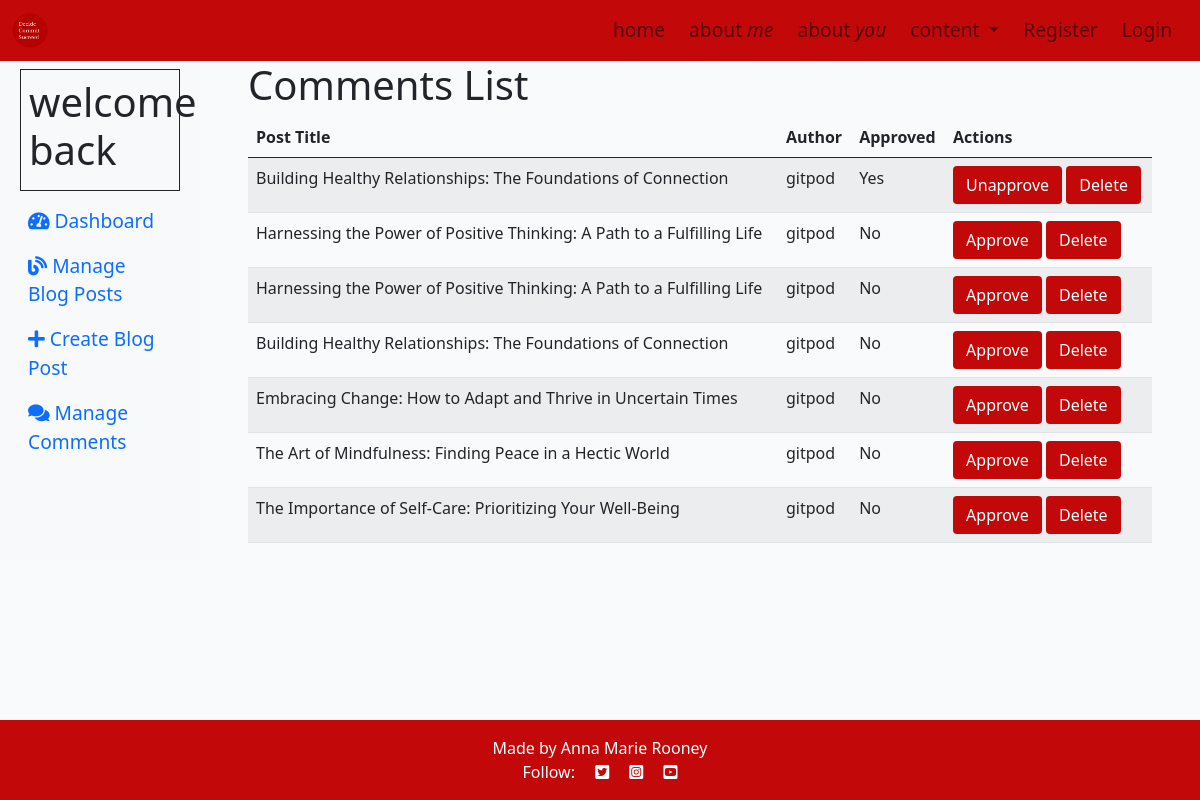
The app's page /blog/user_admin/comments, older data.
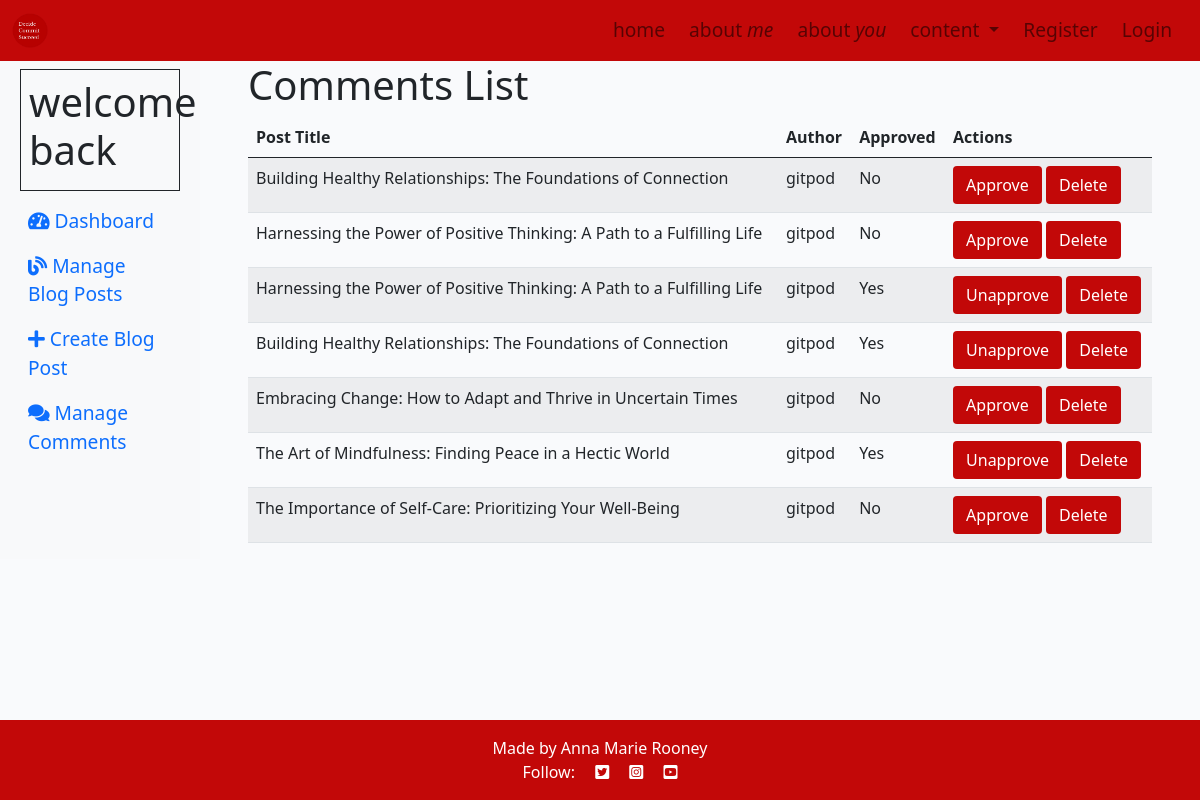
The same page, newer data.
### blog/models.py (models this page shows, shortened)
class Comment(models.Model):
    post = models.ForeignKey(
        Post, on_delete=models.CASCADE, related_name="comments")
    author = models.ForeignKey(
        User, on_delete=models.CASCADE, related_name="commenter")
    body = models.TextField()
    approved = models.BooleanField(default=False)
    created_on = models.DateTimeField(auto_now_add=True)
    class Meta:
        ordering = ["created_on"]

class Post(models.Model):
    title = models.CharField(max_length=200, unique=True)
    slug = models.SlugField(max_length=200, unique=True)
    author = models.ForeignKey(
        User, on_delete=models.CASCADE,
        related_name="blog_posts")
    featured_image = CloudinaryField('image', default='placeholder')
    excerpt = models.TextField(blank=True)
    content = models.TextField()
    created_on = models.DateTimeField(auto_now_add=True)
    updated_on = models.DateTimeField(auto_now=True)
    status = models.IntegerField(choices=STATUS, default=0)
    tags = TaggableManager(blank=True)
    mastimage = models.ImageField(upload_to='media/masthead_images/', blank=True, null=True, default='static/images/whiteboard.png')
    viewcount = models.PositiveIntegerField(default=0)  # View Count Field
    class Meta:
        ordering = ["-created_on"]

### blog/views.py (the view)
# urls.py: path('blog/user_admin/comments', views.comments_admin, name='comments_admin'),
def comments_admin(request):
    unapproved_comments = Comment.objects.filter(approved=False)
    approved_comments = Comment.objects.filter(approved=True)
    comments = Comment.objects.all()
    return render(
        request,
        "blog/commentadmin.html",
        {
            "unapproved_comments": unapproved_comments,
            "approved_comments": approved_comments,
            "comments": comments,
        },
    )

### blog/templates/blog/commentadmin.html (shortened to what this page needs)
{% extends "blog/blogadmin_base.html" %}
{% load static %}
{% block blog_content %}
<div class="container">
    <h1>Comments List</h1>
    <table class="table table-striped">
        <thead>
            <tr>
                <th>Post Title</th>
                <th>Author</th>
                <th>Approved</th>
                <th>Actions</th>
            </tr>
        </thead>
        <tbody>
            {% for comment in comments %}
            <tr>
              <td>{{ comment.post.title }}</td>
              <td>{{ comment.author.username }}</td>
              <td>{{ comment.approved|yesno:"Yes,No" }}</td>
              <td>
                  <button class="btn btn-approve" comment_id="{{ comment.id }}" comment_approved="{{ comment.approved }}">
                      {% if comment.approved %}
                          Unapprove
                      {% else %}
                          Approve
                      {% endif %}
                  </button>
                  <button class="btn btn-delete" comment-id="{{ comment.id }}">Delete</button>
              </td>
                </tr>
            {% empty %}
                <tr>
                    <td colspan="3">No comments found.</td>
                </tr>
            {% endfor %}
        </tbody>
    </table>
</div>
{% endblock blog_content %}

### blog/templates/blog/blogadmin_base.html
{% extends 'base.html' %}
{% load static %}
{% block content %}
<div class="container-fluid">
    <div class="row">
        <nav id="sidebar" class="col-md-2 d-md-block bg-light sidebar">
            <div class="sidebar-sticky">
                <div class="border border-dark p-2 m-2">
                    <h1> welcome back {{ user.username }}</h1>
                </div>
                <ul class="nav flex-column">
                    <li class="nav-item">
                        <a class="nav-link active" href="{% url 'admin' %}">
                            <i class="fas fa-tachometer-alt"></i>
                            Dashboard
                        </a>
                    </li>
                    <li class="nav-item">
                        <a class="nav-link" href="">
                            <i class="fas fa-blog"></i>
                            Manage Blog Posts
                        </a>
                    </li>
                    <li class="nav-item">
                        <a class="nav-link" href="{%url 'create_post' % }">
                            <i class="fas fa-plus"></i>
                            Create Blog Post
                        </a>
                    </li>
                    <li class="nav-item">
                        <a class="nav-link" href="{% url 'comments_admin' %}">
                            <i class="fas fa-comments"></i>
                            Manage Comments
                        </a>
                    </li>
                </ul>
            </div>
        </nav>
        <main class="col-md-9 ms-sm-auto col-lg-10 px-4">
            {% block blog_content %}{% endblock %}
        </main>
    </div>
</div>
{% endblock %}

### templates/base.html (shortened to what this page needs)
{% load static %}
{% url 'home' as home_url %}
{% url 'account_login' as login_url %}
{% url 'account_signup' as signup_url %}
{% url 'account_logout' as logout_url %}
<!DOCTYPE html>
<html class="h-100" lang="en">
<head>
    <link rel="stylesheet" href="https://cdnjs.cloudflare.com/ajax/libs/font-awesome/5.15.3/css/all.min.css">
    <link href="https://cdn.jsdelivr.net/npm/bootstrap@5.0.1/dist/css/bootstrap.min.css" rel="stylesheet"
>
    <link rel="stylesheet" href="{% static 'css/style.css' %}">
</head>
<body class="d-flex flex-column h-100 main-bg">
    <nav class="navbar navbar-expand-lg navbar-light sticky-top">
        <div class="container-fluid">
            <div class="col">
                <a class="navbar-brand" href="{% url 'home' %}"><span >
                    <img src="{% static '/images/logo.png' %}" alt="Small Logo" class="navbar-logo" id="logo"></span>
                </a>
            </div>
            <div class="collapse navbar-collapse" id="navbarText">
                <ul class="navbar-nav mb-2 mb-lg-0 ms-auto">
                    <li class="nav-item">
                        <a class="nav-link {% if request.path == home_url %}active" aria-current="page {% endif %}"
                            href="{% url 'home' %}">home</a>
                    </li>
                    <li class="nav-item">
                        <a class="nav-link {% if request.path == home_url %}active" aria-current="page{% endif %}"
                            href="#">about <i>me</i></a>
                    </li>
                    <li class="nav-item">
                        <a class="nav-link {% if request.path == home_url %}active" aria-current="page{% endif %}"
                            href="#">about <i>you</i></a>
                    </li>
                    <div id="dropdowndiv">
                    <li class="nav-item">
                        <a class="nav-link dropdown-toggle" href="#" id="navbarDropdown" role="button" data-bs-toggle="dropdown" aria-expanded="false">
                            content
                        </a>
                    </li>
                    </div>
                    {% if user.is_authenticated %}
                    <li class="nav-item">
                        <a class="nav-link {% if request.path == logout_url %}active{% endif %}" aria-current="page" href="{% url 'account_logout' %}">Logout</a>
                    </li>
                    {% else %}
                    <li class="nav-item">
                        <a class="nav-link {% if request.path == signup_url %}active{% endif %}" aria-current="page"
                            href="{% url 'account_signup' %}">Register</a>
                    </li>
                    <li class="nav-item">
                        <a class="nav-link {% if request.path == login_url %}active{% endif %}" aria-current="page" href="{% url 'account_login' %}">Login</a>
                    </li>
                    {% endif %}
                </ul>
            </div>
        </div>
    </nav>
    <main class="flex-shrink-0 main-bg">
        {% block content %}{% endblock content %}
    </main>
    <footer class="footer mt-auto py-3 ">
        <p class="m-0 text-center text-white">Made by Anna Marie Rooney</p>
        <p class="m-0 text-center text-white">Follow:
            <i class="fab fa-twitter-square ms-3"></i>
            <i class="fab fa-instagram-square ms-3"></i>
            <i class="fab fa-youtube-square ms-3"></i>
        </p>
    </footer>
</body>
</html>

### static/css/style.css (style rules this page uses)
body { background-color: white; }
#dropdowndiv { position: relative; }
.nav-item { padding-right: 8px; font-size: 1.2rem; font-weight: 200; }
#logo { max-width: 18%; max-height: 18%; }
.navbar { background-color: #C20808; }
.footer { background-color: #C20808; color: #fff; }
.main-bg { background-color: #F9FAFC; }
.btn-delete { color: #fff; background: #C20808; }
.btn-approve { color: #fff; background: #C20808; }

Row changes from the older to the newer data that the page shows:
changed Comment (number 1 of 7 on the later page): approved "Yes" → "No"; approved "Unapprove" → "Approve"
changed Comment (number 3 of 7 on the later page): approved "No" → "Yes"; approved "Approve" → "Unapprove"
changed Comment (number 4 of 7 on the later page): approved "No" → "Yes"; approved "Approve" → "Unapprove"
changed Comment "The Art of Mindfulness: Finding Peace in a Hectic World": approved "No" → "Yes"; approved "Approve" → "Unapprove"
